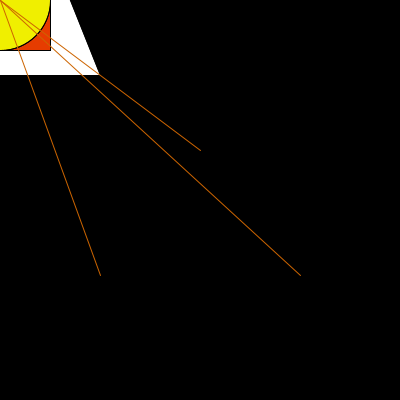
Frame 1 (no input)
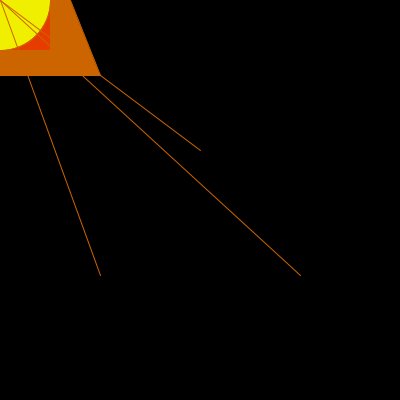
Frame 60 (the mouse pressed at the canvas centre just before this capture)
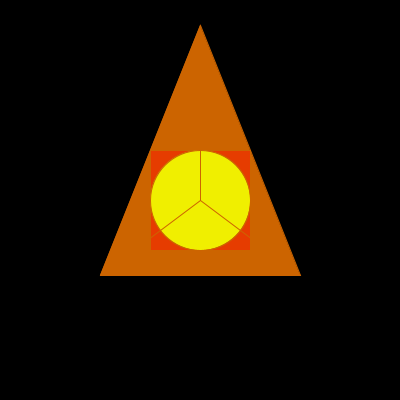
Frame 120 (the mouse held since frame 60 and released just before this capture)

The Processing sketch that drew these frames (run headless with seeded random() and noise(); from frame 60 on, the mouse is pressed at the canvas centre):

// Processing sketch: processing_154401
// ── processing_154401.pde

//Chris Edgett 
//Copyright


float x, y, wd, ht;

void setup( )
{
  size (400, 400);
 x=200;
 y=200;
 wd=100;
 ht=100;
}

void draw( )
{
  x=mouseX;
  y=mouseY;
  background(0); 
  triangle(x,y-175,x-100,y+75,x+100,y+75);
  rectMode(CENTER); 
  fill(230, 60, 0);
  rect(x, y, wd, ht);
  fill(204, 100, 0);
  ellipse(x, y, wd, ht);
  fill(240, 239, 0);
  ellipse(x+.25, y+.25, wd-.25, ht-.25);
  fill(204, 100, 0);
  stroke(204, 100, 0);
  line (x, y, 200, 150);
  
  
 
  line (x, y, 300, 275);
  
  line (x, y, 100, 275);
}
